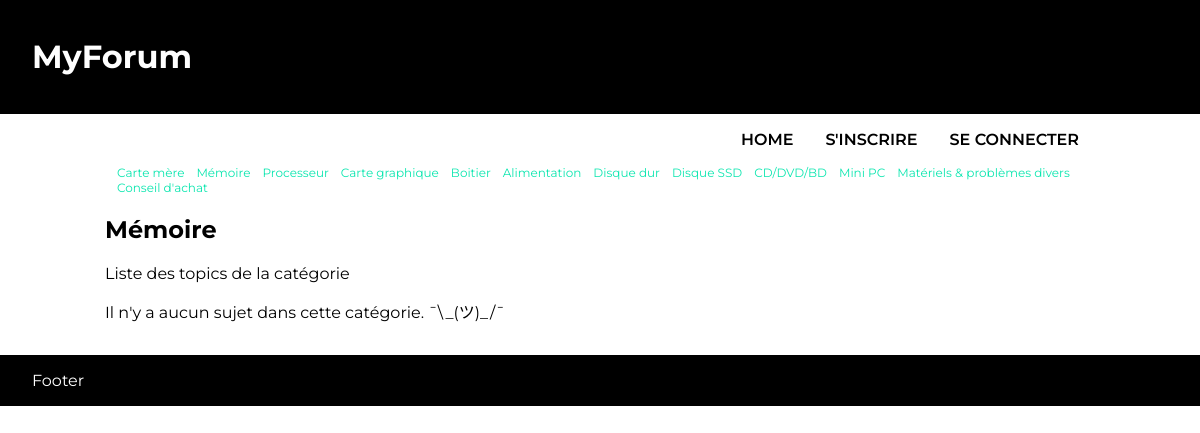
Screenshot of /?page=topic_list&category=2 with the database file from the repository.
### tables this page shows
CREATE TABLE `category` (
  `id_category` int(11) NOT NULL,
  `label` varchar(60) NOT NULL
);

### functions.php (called while the page is built, shortened)
<?php
function getConnection()
{
    $link = mysqli_connect(DB_HOST, DB_USER, DB_PASS, DB_NAME);
	mysqli_set_charset($link,"utf8mb4");
    return $link;
}
function getCategoryList()
{
    $link = getConnection();
    $sql = "SELECT * FROM category";
    $statement = mysqli_prepare($link,$sql);
    mysqli_stmt_execute($statement);
    mysqli_stmt_bind_result($statement,$b_id,$b_label);
    $category_list = [];
    while(mysqli_stmt_fetch($statement))
    {
        $category_list[] = [
            "id" => $b_id,
            "label" => $b_label
        ];
    }
    return $category_list;
}
?>

### index.php (called while the page is built, shortened)
<?php
require "functions.php";
$page = $_SESSION["my_get"]["page"];
switch($page)
{
	case "topic_list":  											$page_file = "topic_list.php";break;
}
include "commons/nav.php";
include "pages/".$page_file;
include "commons/footer.php";
?>

### commons/nav_category.php (the view)
<?php
$category_list = getCategoryList();
$html_category_menu = "";
foreach ($category_list as $category)
{
    $html_category_menu .= "<li><a href=\"?page=topic_list&category=".$category["id"]."\">".htmlentities($category["label"])."</a></li>";
}
?>
<nav id="category-menu" class="main-wrap">
    <ul>
        <?php echo $html_category_menu; ?>
    </ul>
</nav>

### assets/css/style.css (style rules this page uses)
body { margin:0;padding:0;font-family:'Montserrat',Arial, Helvetica, sans-serif; }
.main-wrap { max-width:990px;margin:0 auto; }
a { text-decoration:none;color:#0be6af; }
nav ol,nav ul { list-style-type:none;margin:0;padding:0; }
nav a,nav a:hover { text-decoration:none; }
#category-menu ul { display:flex;flex-wrap:wrap;font-size:0.75em; }
#category-menu ul li { padding-left:1em; }

### rows the page displays
category: label "Carte mère"
category: label "Mémoire"
category: label "Processeur"
category: label "Carte graphique"
category: label "Boitier"
category: label "Alimentation"
category: label "Disque dur"
category: label "Disque SSD"
category: label "CD/DVD/BD"
category: label "Mini PC"
category: label "Matériels & problèmes divers"
category: label "Conseil d'achat"

### other values shown
$category_label "Mémoire"
